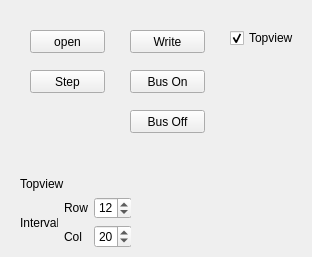
    <widget class="QWidget" name="tab_4">
     <attribute name="title">
      <string>ESR</string>
     </attribute>
     <widget class="QPushButton" name="pushButton_radar_open">
      <property name="geometry">
       <rect>
        <x>30</x>
        <y>30</y>
        <width>75</width>
        <height>23</height>
       </rect>
      </property>
      <property name="text">
       <string>open</string>
      </property>
     </widget>
     <widget class="QPushButton" name="pushButton_radar_write">
      <property name="geometry">
       <rect>
        <x>130</x>
        <y>30</y>
        <width>75</width>
        <height>23</height>
       </rect>
      </property>
      <property name="text">
       <string>Write</string>
      </property>
     </widget>
     <widget class="QPushButton" name="pushButton_radar_bus_on">
      <property name="geometry">
       <rect>
        <x>130</x>
        <y>70</y>
        <width>75</width>
        <height>23</height>
       </rect>
      </property>
      <property name="text">
       <string>Bus On</string>
      </property>
     </widget>
     <widget class="QPushButton" name="pushButton_radar_bus_off">
      <property name="geometry">
       <rect>
        <x>130</x>
        <y>110</y>
        <width>75</width>
        <height>23</height>
       </rect>
      </property>
      <property name="text">
       <string>Bus Off</string>
      </property>
     </widget>
     <widget class="QCheckBox" name="checkBox_radar_topview">
      <property name="geometry">
       <rect>
        <x>230</x>
        <y>30</y>
        <width>73</width>
        <height>16</height>
       </rect>
      </property>
      <property name="text">
       <string>Topview</string>
      </property>
      <property name="checked">
       <bool>true</bool>
      </property>
     </widget>
     <widget class="QWidget" name="gridLayoutWidget_11">
      <property name="geometry">
       <rect>
        <x>20</x>
        <y>177</y>
        <width>111</width>
        <height>71</height>
       </rect>
      </property>
      <layout class="QGridLayout" name="gridLayout_16">
       <item row="2" column="2">
        <widget class="QSpinBox" name="spinBox_radar_topview_c">
         <property name="minimum">
          <number>1</number>
         </property>
         <property name="value">
          <number>20</number>
         </property>
        </widget>
       </item>
       <item row="1" column="2">
        <widget class="QSpinBox" name="spinBox_radar_topview_r">
         <property name="minimum">
          <number>1</number>
         </property>
         <property name="value">
          <number>12</number>
         </property>
        </widget>
       </item>
       <item row="1" column="0" rowspan="2">
        <widget class="QLabel" name="label_32">
         <property name="text">
          <string>Interval</string>
         </property>
        </widget>
       </item>
       <item row="0" column="0" colspan="3">
        <widget class="QLabel" name="label_33">
         <property name="text">
          <string>Topview</string>
         </property>
        </widget>
       </item>
       <item row="2" column="1">
        <widget class="QLabel" name="label_30">
         <property name="text">
          <string>Col</string>
         </property>
        </widget>
       </item>
       <item row="1" column="1">
        <widget class="QLabel" name="label_31">
         <property name="text">
          <string>Row</string>
         </property>
        </widget>
       </item>
      </layout>
     </widget>
     <widget class="QPushButton" name="pushButton_radar_step">
      <property name="geometry">
       <rect>
        <x>30</x>
        <y>70</y>
        <width>75</width>
        <height>23</height>
       </rect>
      </property>
      <property name="text">
       <string>Step</string>
      </property>
     </widget>
    </widget>
